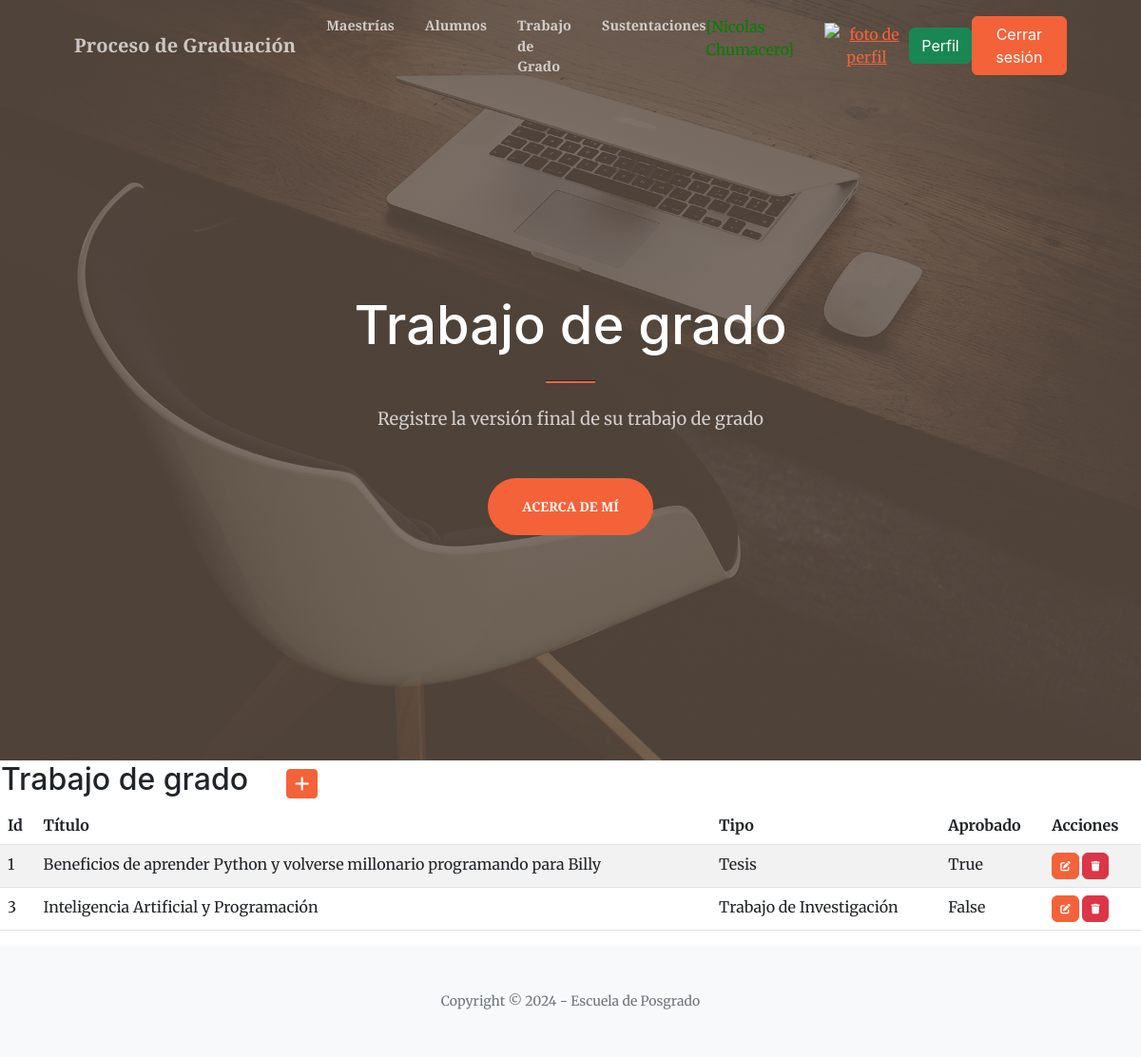
Page /trabajodegrado/ (signed in) on the committed database.
### entidades/models.py (models this page shows, shortened)
class TrabajoDeGrado(models.Model):
    titulo = models.CharField(max_length=200)
    tipo = models.CharField(max_length=30)
    aprobado = models.BooleanField()

### entidades/views.py (the view)
# urls.py: path('trabajodegrado/', TrabajoDeGradoList.as_view(), name="trabajodegrado"),
class TrabajoDeGradoList(LoginRequiredMixin, ListView):
    model = TrabajoDeGrado

### entidades/templates/entidades/trabajodegrado_list.html (shortened to what this page needs)
{% extends "entidades/index.html" %}
{%block titulo %}
<h1 class="text-white font-weight-bold">Trabajo de grado</h1>
{%endblock titulo %}
{%block subtitulo %}
<p class="text-white-75 mb-5">Registre la versión final de su trabajo de grado</p>
{%endblock subtitulo %}
{%block contenido %}
<table>
    <tr>
        <td width="300"><h2>Trabajo de grado</h2></td>
        <td>
            <a
            href="{% url 'trabajodegradoCreate' %}"
            class="btn btn-primary btn-sm"
            >
            </a>
        </td>
    </tr>
</table>
<table class="table table-striped">
    <thead>
        <tr>
            <th>Id</th>
            <th>Título</th>
            <th>Tipo</th>
            <th>Aprobado</th>
            <th>Acciones</th>
        </tr>
    </thead>
    <tbody>
    {% for c in trabajodegrado_list %}
        <tr>
            <td>{{ c.id }}</td>
            <td>{{ c.titulo }}</td>
            <td>{{ c.tipo }}</td>
            <td>{{ c.aprobado }}</td>
            <td>
                <a
                  href="{% url 'trabajodegradoUpdate' c.id %}"
                  class="btn btn-primary"
                  style="--bs-btn-padding-y: .25rem; --bs-btn-padding-x: .5rem; --bs-btn-font-size: .75rem;"
                  >
                </a>
                <a
                  href="{% url 'trabajodegradoDelete' c.id %}"
                  class="btn btn-danger"
                  style="--bs-btn-padding-y: .25rem; --bs-btn-padding-x: .5rem; --bs-btn-font-size: .75rem;"
                  >
                </a>
            </td>
        </tr>
    {% endfor %}
    </tbody>
</table>
{%endblock contenido %}

### entidades/templates/entidades/index.html (shortened to what this page needs)
<!DOCTYPE html>
<html lang="en">
    <head>
        {%load static %}
        <link href="https://cdn.jsdelivr.net/npm/bootstrap-icons@1.5.0/font/bootstrap-icons.css" rel="stylesheet" />
        <link href="https://cdnjs.cloudflare.com/ajax/libs/SimpleLightbox/2.1.0/simpleLightbox.min.css" rel="stylesheet" />
        <link href="{% static 'css/styles.css' %}" rel="stylesheet" />
        <link rel="stylesheet" href="https://cdnjs.cloudflare.com/ajax/libs/font-awesome/6.4.0/css/all.min.css" rel="stylesheet" />
    </head>
    <body id="page-top">
        <nav class="navbar navbar-expand-lg navbar-light fixed-top py-3" id="mainNav">
            <div class="container px-4 px-lg-5">
                <a class="navbar-brand" href="{% url 'home' %}">Proceso de Graduación</a>
            {% if user.is_authenticated %}
                <div class="collapse navbar-collapse" id="navbarResponsive">
                    <ul class="navbar-nav ms-auto my-2 my-lg-0">
                        <li class="nav-item"><a class="nav-link" href="{% url 'maestrias' %}">Maestrías</a></li>
                        <li class="nav-item"><a class="nav-link" href="{% url 'alumno' %}">Alumnos</a></li>
                        <li class="nav-item"><a class="nav-link" href="{% url 'trabajodegrado' %}">Trabajo de Grado</a></li>
                        <li class="nav-item"><a class="nav-link" href="{% url 'sustentacion' %}">Sustentaciones</a></li>
                    </ul>
                </div>
            <p style="color:green"> [{{user.first_name}} {{user.last_name}}]</p>
            <div class="text-center">
                <a href="{% url 'agregar_avatar' %}"><img src="{{ request.session.avatar }}" height="40px" weight="40px" alt="foto de perfil"></a>
            </div>
            <a class="btn btn-success" href="{% url 'perfil' %}">Perfil</a>
            <form action="{% url 'logout' %}" method="post">
                <button type="submit" class="btn btn-primary">Cerrar sesión</button>
            </form>
            {% else %}
                <a class="btn btn-primary" href="{% url 'login' %}">Inicia sesión</a>
                <a class="btn btn-success" href="{% url 'registro' %}">Registrarse</a>
            {% endif %}
            </div>
        </nav>
        <header class="masthead">
            <div class="container px-4 px-lg-5 h-100">
                <div class="row gx-4 gx-lg-5 h-100 align-items-center justify-content-center text-center">
                    <div class="col-lg-8 align-self-end">
                        {%block titulo %}{%endblock titulo %}
                        <hr class="divider" />
                    </div>
                    <div class="col-lg-8 align-self-baseline">
                        {%block subtitulo %}{%endblock subtitulo %}
                        <a class="btn btn-primary btn-xl" href="{% url 'acerca' %}">Acerca de mí</a>
                    </div>
                </div>
            </div>
        </header>
        {% block contenido %}
        {% endblock contenido %}
        <footer class="bg-light py-5">
            <div class="container px-4 px-lg-5"><div class="small text-center text-muted">Copyright &copy; 2024 - Escuela de Posgrado</div></div>
        </footer>
    </body>
</html>

### rows in the picture
TrabajoDeGrado: id "1", titulo "Beneficios de aprender Python y volverse millonario programando para Billy", tipo "Tesis", aprobado "True"
TrabajoDeGrado: id "3", titulo "Inteligencia Artificial y Programación", tipo "Trabajo de Investigación", aprobado "False"

### other values in the picture
{{ user.first_name }} "Nicolas"
{{ user.last_name }} "Chumacero"
